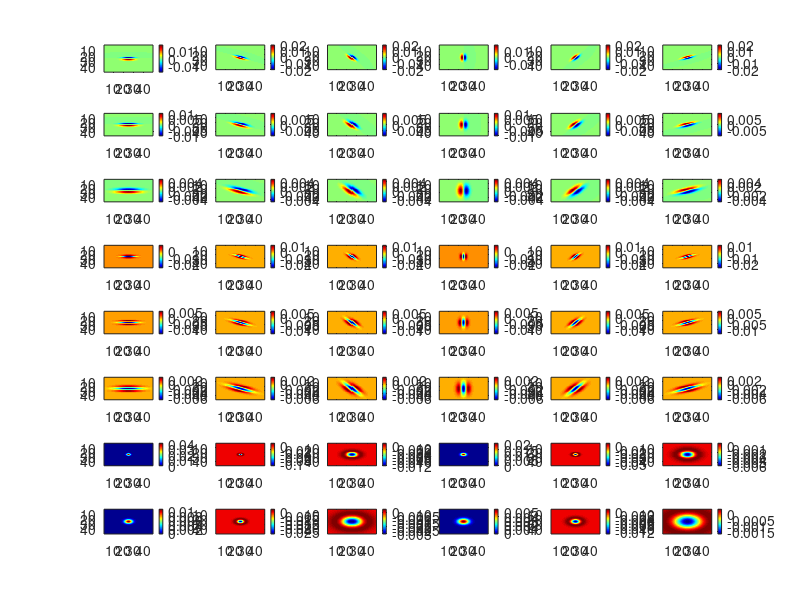

This figure's MATLAB source: (Note: this script raises an error after producing the figure.)
function main

   F = getFilters();
   visualizeFilters(F, 'jet');
   
   
   I = imread('texturesimages/forest/forest_9.jpg');
   % I = imread('texturesimages/buildings/buildings_2.jpg');
   imshow(I);
   I = im2double(I);
   I = rgb2gray(I);
   
   R = getResponses(I, F);
   
   Rv1 = reshape(R, [12288 48]);
   figure;
   boxplot(Rv1);
   ylim([-0.4 0.4]);
   

   I = imread('texturesimages/forest/forest_9.jpg');
   I = im2double(I);
   I = rgb2gray(I);
   R = getResponses(I, F);
   RmeanF9 = getResponseMeans(R);
   ls = 1:48;
   figure;
   plot(ls, RmeanF9, 'LineWidth', 4);
   hold on
   I = imread('texturesimages/buildings/buildings_2.jpg');
   I = im2double(I);
   I = rgb2gray(I);
   R = getResponses(I, F);
   RmeanB2= getResponseMeans(R);
   plot(ls, RmeanB2, 'LineWidth', 4);
   hlegend = legend('forest\_9 standard deviations', 'buildings\_2 standard deviations');
   set(hlegend, 'FontSize', 22);
 

    showHorVerHistograms(F);
   
   featureModes = [0 1 0 0 0 1];
   [RsF fsF] = getClassFeatures('forest', '.jpg', F, featureModes);
   [RsB fsB] = getClassFeatures('buildings', '.jpg', F, featureModes);
   [RsS fsS] = getClassFeatures('sunset', '.jpg', F, featureModes);
     
   visualizeFeatures(RsF, RsB, RsS, [1 17 45]);
   visualizeFeatures(RsF, RsB, RsS, [41 25]);
   visualizeFeatures(RsF, RsB, RsS, [41 25 38]);
   visualizeFeatures(RsF, RsB, RsS, [2 3]);
   
   RsAll = [RsF; RsB; RsS];
   fsAll = [fsF; fsB; fsS];
   
   visualizeKNN(RsAll, fsAll, 9);
   visualizeKNN(RsAll, fsAll, 35);
   
   % evaluateFeatureModes(F);
   
end

function evaluateFeatureModes(F)
    featureModes = [1 0 0 0 0 1]
    evaluateImageRetrieval(featureModes, F)
    featureModes = [0 1 0 0 0 1]
    evaluateImageRetrieval(featureModes, F)
    featureModes = [0 0 1 0 0 1]
    evaluateImageRetrieval(featureModes, F)
    featureModes = [0 0 0 1 0 1]
    evaluateImageRetrieval(featureModes, F)
    featureModes = [0 0 0 0 1 1]
    evaluateImageRetrieval(featureModes, F)
    featureModes = [1 1 1 1 1 0]
    evaluateImageRetrieval(featureModes, F)
    featureModes = [1 1 1 1 1 1]
    evaluateImageRetrieval(featureModes, F)

end

function acc =  evaluateImageRetrieval(featureModes, F)

    true = 0;
    false = 0;
    
   [RsF fsF] = getClassFeatures('forest', '.jpg', F, featureModes);
   [RsB fsB] = getClassFeatures('buildings', '.jpg', F, featureModes);
   [RsS fsS] = getClassFeatures('sunset', '.jpg', F, featureModes);
   
   RsAll = [RsF; RsB; RsS];
   fsAll = [fsF; fsB; fsS];
   for i=1:size(RsAll, 1)
       class = floor(i/30);
       knn = getKNN(RsAll, RsAll(i, :));
       for j=1:size(knn, 1)
           kclass = floor(knn(j)/30);
           if class == kclass
               true = true + 1;
           else
               false = false + 1;
           end
       end
   end
    
    acc = true / (true+false);

end

function visualizeFeatures(RsF, RsB, RsS, fIndices)

    figure;
    if numel(fIndices) == 2
        scatter(RsF(:,fIndices(1)), RsF(:,fIndices(2)), 'green', 'filled')
        hold on
        scatter(RsB(:,fIndices(1)), RsB(:,fIndices(2)), 'blue', 'filled')
        hold on
        scatter(RsS(:,fIndices(1)), RsS(:,fIndices(2)), 'red', 'filled')
        return
    else
        scatter3(RsF(:,fIndices(1)), RsF(:,fIndices(2)), RsF(:,fIndices(3)), 'green', 'filled')
        hold on
        scatter3(RsB(:,fIndices(1)), RsB(:,fIndices(2)), RsB(:,fIndices(3)), 'blue', 'filled')
        hold on
        scatter3(RsS(:,fIndices(1)), RsS(:,fIndices(2)), RsB(:,fIndices(3)), 'red', 'filled')
        view(-30,10)
    end
    
    

end

function [Rs, fileNames] = getClassFeatures(dir, extension, F, featureModes)

    Rs = [];
    fileNames = [];

    for k = 1:30
        fileName = strcat('texturesimages/', dir, '/', dir, '_', int2str(k) , extension);
        
        Ior = imread(fileName);
        I = im2double(Ior);
        I = rgb2gray(I);
        
        R = getResponses(I, F);
        newR = [];
        if featureModes(1) == 1
            Rm = getResponseMeans(R);
            newR = [newR Rm'];
        end
        if featureModes(2) == 1
            Rsd = getResponseSd(R);
            newR = [newR Rsd'];
        end
        if featureModes(3) == 1
             Rmin = getResponseMin(R);
             newR = [newR Rmin'];
        end
        if featureModes(4) == 1
            Rmax = getResponseMax(R);
            newR = [newR Rmax'];
        end
        if featureModes(5) == 1
            Rmed = getResponseMedian(R);
            newR = [newR Rmed'];
        end
        if featureModes(6) == 1
           mR = getMeanColorChannelValue(Ior, 1);
           mG = getMeanColorChannelValue(Ior, 2);
           mB = getMeanColorChannelValue(Ior, 3);
           Rcol = [mR; mG; mB];
           newR = [newR Rcol'];
        end
        
        Rs = [Rs; newR];
        fileName = strcat(fileName, '                                                                .');
        fileName = fileName(1:50);
        fileNames = vertcat(fileNames, fileName);
        
    end
    
end

function kNN = getKNN(RsAll, rowIndex)
    kNN = knnsearch(RsAll, rowIndex, 'k', 10, 'distance', 'seuclidean');
    kNN = kNN(2:end);
end

function visualizeKNN(RsAll, fsA, rowIndex)
    knn = getKNN(RsAll, RsAll(rowIndex, :));
    figure;
    subplot(4, 3, 2);
    imshow(strtrim(fsA(rowIndex, :)));
    for i=1:size(knn, 2)
        subplot(4, 3, 3+i);
    imshow(strtrim(fsA(knn(i), :)));
    end
    
    
end

function F = getFilters()
    F = makeLMfilters();
end

function visualizeFilters(F, mode)
    figure, % visualize the filters for k=1:size(F,3);
    for k=1:size(F,3)
        subplot(8,6,k);
        colormap(mode);
        imagesc(F(:,:,k)); colorbar;
    end
end

function visualizeResponses(R, mode)
    figure;
    smallest = min(min(min(R)));
    largest = max(max(max(R)));
    for k = 1:size(R,3)
        subplot(8,6,k);
        C = R(:,:,k);
        colormap(mode);
        smallest
        largest
        imagesc(C, [smallest largest]); % colorbar;
        % imagesc(C); colorbar;
    end
end

function R = getResponses(I, F)
    rSize = size(conv2(I, F(:,:,1), 'valid')); 
    R = zeros(rSize(1), rSize(2), size(F,3));
    for k = 1:size(F,3)
        R(:,:,k) = conv2(I, F(:,:,k), 'valid');
    end
end

function Rm = getResponseMeans(R)
    Rm = zeros(size(R, 3), 1);
    for k = 1:size(R,3)
        Rv = reshape(R(:,:,k), [1 numel(R(:,:,k))]);
        Rm(k) = mean(Rv);
    end
end

function Rsd = getResponseSd(R)
    Rsd = zeros(size(R, 3), 1);
    for k = 1:size(R,3)
        Rv = reshape(R(:,:,k), [1 numel(R(:,:,k))]);
        Rsd(k) = std(Rv);
    end
end

function Rmin = getResponseMin(R)
    Rmin = zeros(size(R, 3), 1);
    for k = 1:size(R,3)
        Rv = reshape(R(:,:,k), [1 numel(R(:,:,k))]);
        Rmin(k) = min(Rv);
    end
end

function Rmax = getResponseMax(R)
    Rmax = zeros(size(R, 3), 1);
    for k = 1:size(R,3)
        Rv = reshape(R(:,:,k), [1 numel(R(:,:,k))]);
        Rmax(k) = max(Rv);
    end
end

function Rmed = getResponseMedian(R)
    Rmed = zeros(size(R, 3), 1);
    for k = 1:size(R,3)
        Rv = reshape(R(:,:,k), [1 numel(R(:,:,k))]);
        Rmed(k) = median(Rv);
    end
end

function cm = getMeanColorChannelValue(I, channel)
    Iv = reshape(I(:,:,channel), [1, numel(I(:,:,channel))]);
    cm = mean(Iv);
end

function showHorVerHistograms(F)
    RmHor = [];
    RmVer = [];
    RsdHor = [];
    RsdVer = [];
    for k = 1:30
       I = imread(strcat('texturesimages/forest/forest_', int2str(k) , '.jpg'));
       I = im2double(I);
       I = rgb2gray(I);
       Fhor = F(:,:, [1, 7, 13, 19, 25, 31]);
       Fver = F(:,:, [4, 10, 16, 22, 28, 34]);
       Rhor = getResponses(I, Fhor);
       Rver = getResponses(I, Fver);
       RmHor = [RmHor getResponseMeans(Rhor)];
       RmVer = [RmVer getResponseMeans(Rver)];
       RsdHor = [RsdHor getResponseSd(Rhor)];
       RsdVer = [RsdVer getResponseSd(Rver)];
    end
    figure;
    subplot(1, 2, 1);
    histogram(RmHor);
    hold on;
    histogram(RmVer);
    subplot(1, 2, 2);
    histogram(RsdHor);
    hold on;
    histogram(RsdVer);
end
  
function F=makeLMfilters

% Returns the LML filter bank of size 49x49x48 in F. To convolve an
% image I with the filter bank you can either use the matlab function
% conv2, i.e. responses(:,:,i)=conv2(I,F(:,:,i),'valid'), or use the
% Fourier transform.

  SUP=49;                 % Support of the largest filter (must be odd)
  SCALEX=sqrt(2).^[1:3];  % Sigma_{x} for the oriented filters
  NORIENT=6;              % Number of orientations

  NROTINV=12;
  NBAR=length(SCALEX)*NORIENT;
  NEDGE=length(SCALEX)*NORIENT;
  NF=NBAR+NEDGE+NROTINV;
  F=zeros(SUP,SUP,NF);
  hsup=(SUP-1)/2;
  [x,y]=meshgrid([-hsup:hsup],[hsup:-1:-hsup]);
  orgpts=[x(:) y(:)]';

  count=1;
  for scale=1:length(SCALEX),
    for orient=0:NORIENT-1,
      angle=pi*orient/NORIENT;  % Not 2pi as filters have symmetry
      c=cos(angle);s=sin(angle);
      rotpts=[c -s;s c]*orgpts;
      F(:,:,count)=makefilter(SCALEX(scale),0,1,rotpts,SUP);
      F(:,:,count+NEDGE)=makefilter(SCALEX(scale),0,2,rotpts,SUP);
      count=count+1;
    end;
  end;
  
  count=NBAR+NEDGE+1;
  SCALES=sqrt(2).^[1:4];
  for i=1:length(SCALES),
    F(:,:,count)=normalise(fspecial('gaussian',SUP,SCALES(i)));
    F(:,:,count+1)=normalise(fspecial('log',SUP,SCALES(i)));
    F(:,:,count+2)=normalise(fspecial('log',SUP,3*SCALES(i)));
    count=count+3;
  end;
return
end

function f=makefilter(scale,phasex,phasey,pts,sup)
  gx=gauss1d(3*scale,0,pts(1,:),phasex);
  gy=gauss1d(scale,0,pts(2,:),phasey);
  f=normalise(reshape(gx.*gy,sup,sup));
return
end

function g=gauss1d(sigma,mean,x,ord)
% Function to compute gaussian derivatives of order 0 <= ord < 3
% evaluated at x.

  x=x-mean;num=x.*x;
  variance=sigma^2;
  denom=2*variance;  
  g=exp(-num/denom)/(pi*denom)^0.5;
  switch ord,
    case 1, g=-g.*(x/variance);
    case 2, g=g.*((num-variance)/(variance^2));
  end;
return
end

function f=normalise(f), f=f-mean(f(:)); f=f/sum(abs(f(:))); 
return 
end

